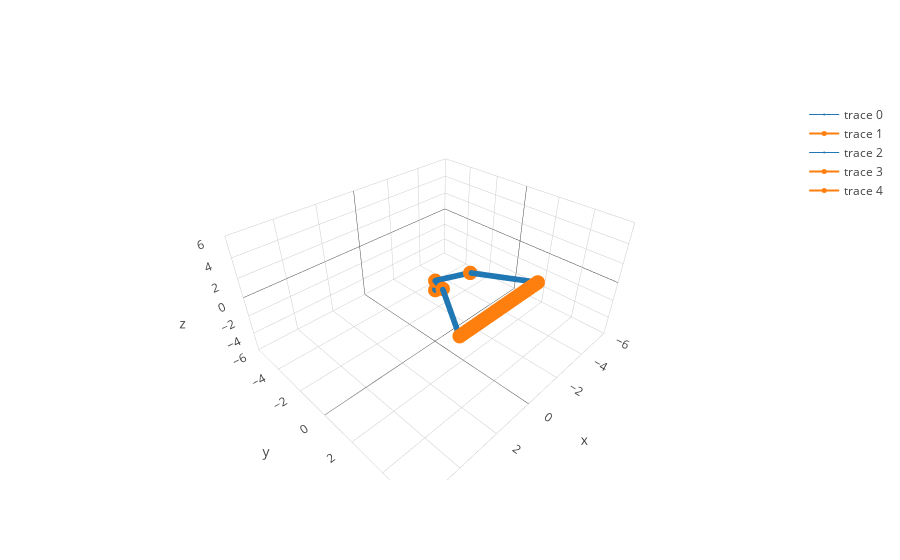

This figure's notebook cell:
### Code cell
pt1 = [-2.29, 3.98, 2]
pt2 = [2.29, 3.98, 2]
    
trajectorymat = trajectory.linetrac(robot1, pt1, pt2)

m = graphics.tracplot(robot1, trajectorymat,1)
m.show()

### Figure 1 — Plotly figure (JSON) as saved in the notebook; plotly's stock layout.template omitted (floating-point values rounded to 4 significant figures; data arrays with more than 128 entries replaced by an {"elided": "..."} marker saying what was removed)
{"data": [{"line": {"color": "#1f77b4", "width": 1}, "marker": {"size": 2}, "type": "scatter3d", "uid": "28a94603-fe05-48bb-a126-b8002c087cb7", "x": {"elided": "150 float values"}, "y": {"elided": "150 float values"}, "z": {"elided": "150 float values"}}, {"line": {"color": "#ff7f0e", "width": 2}, "marker": {"size": 5}, "type": "scatter3d", "uid": "d17f8c31-ad3d-4340-ac51-9ba9aab84c14", "x": [0, 0, -0.7972, -2.29], "y": [0, 0, 1.386, 3.98], "z": [0, 1, 2.202, 2]}, {"line": {"color": "#1f77b4", "width": 1}, "marker": {"size": 2}, "type": "scatter3d", "uid": "15c89604-98ad-405d-90ac-f8932def3cee", "x": {"elided": "150 float values"}, "y": {"elided": "150 float values"}, "z": {"elided": "150 float values"}}, {"line": {"color": "#ff7f0e", "width": 2}, "marker": {"size": 5}, "type": "scatter3d", "uid": "102be4e5-d5ca-4f2d-89c0-6d470ba71101", "x": [0, 0, 0.7972, 2.29], "y": [0, 0, 1.386, 3.98], "z": [0, 1, 2.202, 2]}, {"line": {"color": "#ff7f0e", "width": 2}, "marker": {"size": 5}, "type": "scatter3d", "uid": "dca9eb97-52a1-48c9-b857-ff13bc8baf9b", "x": [-2.29, -2.197, -2.103, -2.01, -1.916, -1.823, -1.729, -1.636, -1.542, -1.449, -1.355, -1.262, -1.168, -1.075, -0.9814, -0.888, -0.7945, -0.701, -0.6076, -0.5141, -0.4206, -0.3271, -0.2337, -0.1402, -0.04673, 0.04673, 0.1402, 0.2337, 0.3271, 0.4206, 0.5141, 0.6076, 0.701, 0.7945, 0.888, 0.9814, 1.075, 1.168, 1.262, 1.355, 1.449, 1.542, 1.636, 1.729, 1.823, 1.916, 2.01, 2.103, 2.197, 2.29], "y": [3.98, 3.98, 3.98, 3.98, 3.98, 3.98, 3.98, 3.98, 3.98, 3.98, 3.98, 3.98, 3.98, 3.98, 3.98, 3.98, 3.98, 3.98, 3.98, 3.98, 3.98, 3.98, 3.98, 3.98, 3.98, 3.98, 3.98, 3.98, 3.98, 3.98, 3.98, 3.98, 3.98, 3.98, 3.98, 3.98, 3.98, 3.98, 3.98, 3.98, 3.98, 3.98, 3.98, 3.98, 3.98, 3.98, 3.98, 3.98, 3.98, 3.98], "z": [2, 2.0, 2, 2.0, 2.0, 2.0, 2.0, 2, 2.0, 2, 2.0, 2.0, 2.0, 2.0, 2, 2, 2, 2.0, 2, 2.0, 2.0, 2.0, 2.0, 2.0, 2.0, 2.0, 2.0, 2.0, 2.0, 2.0, 2.0, 2, 2.0, 2, 2, 2, 2.0, 2.0, 2.0, 2.0, 2, 2.0, 2, 2.0, 2.0, 2.0, 2.0, 2, 2.0, 2]}], "layout": {"scene": {"xaxis": {"range": [-6, 6]}, "yaxis": {"range": [-6, 6]}, "zaxis": {"range": [-6, 6]}}}}
